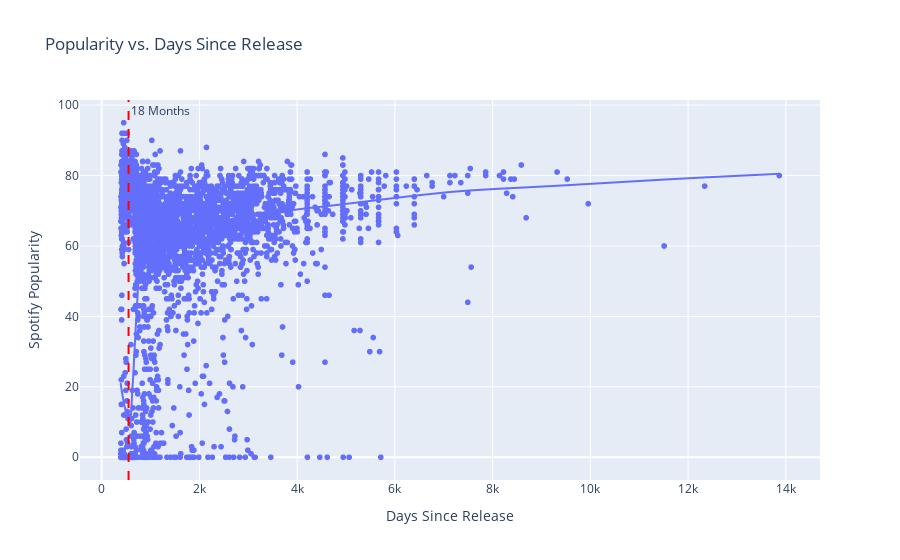

Notebook source saved alongside this figure:
### Markdown cell above
### H5: Does a song's popularity decay significantly after the first 18 months?
-   **Business Question:** What is the 'window of opportunity' to maximize a release's return?
-   **Validation Method:** Create a scatter plot of `days_since_release` vs. `spotify_popularity` and analyze the trend.

### Code cell
fig = px.scatter(df, x='days_since_release', y='spotify_popularity', 
                 trendline="lowess", trendline_options=dict(frac=0.3),
                 title='Popularity vs. Days Since Release',
                 labels={'days_since_release': 'Days Since Release', 'spotify_popularity': 'Spotify Popularity'})
fig.add_vline(x=550, line_dash="dash", line_color="red", annotation_text="18 Months")
fig.show()

### Figure 1 — Plotly figure (JSON) as saved in the notebook; plotly's stock layout.template omitted (floating-point values rounded to 4 significant figures; data arrays with more than 128 entries replaced by an {"elided": "..."} marker saying what was removed)
{"data": [{"hovertemplate": "Days Since Release=%{x}<br>Spotify Popularity=%{y}<extra></extra>", "legendgroup": "", "marker": {"color": "#636efa", "symbol": "circle"}, "mode": "markers", "name": "", "showlegend": false, "type": "scattergl", "x": {"elided": "3818 int values"}, "xaxis": "x", "y": {"elided": "3818 int values"}, "yaxis": "y"}, {"hovertemplate": "<b>LOWESS trendline</b><br><br>Days Since Release=%{x}<br>Spotify Popularity=%{y} <b>(trend)</b><extra></extra>", "legendgroup": "", "marker": {"color": "#636efa", "symbol": "circle"}, "mode": "lines", "name": "", "showlegend": false, "type": "scattergl", "x": {"elided": "3818 int values"}, "xaxis": "x", "y": {"elided": "3818 float values"}, "yaxis": "y"}], "layout": {"annotations": [{"showarrow": false, "text": "18 Months", "x": 550, "xanchor": "left", "xref": "x", "y": 1, "yanchor": "top", "yref": "y domain"}], "legend": {"tracegroupgap": 0}, "shapes": [{"line": {"color": "red", "dash": "dash"}, "type": "line", "x0": 550, "x1": 550, "xref": "x", "y0": 0, "y1": 1, "yref": "y domain"}], "title": {"text": "Popularity vs. Days Since Release"}, "xaxis": {"anchor": "y", "domain": [0, 1], "title": {"text": "Days Since Release"}}, "yaxis": {"anchor": "x", "domain": [0, 1], "title": {"text": "Spotify Popularity"}}}}
